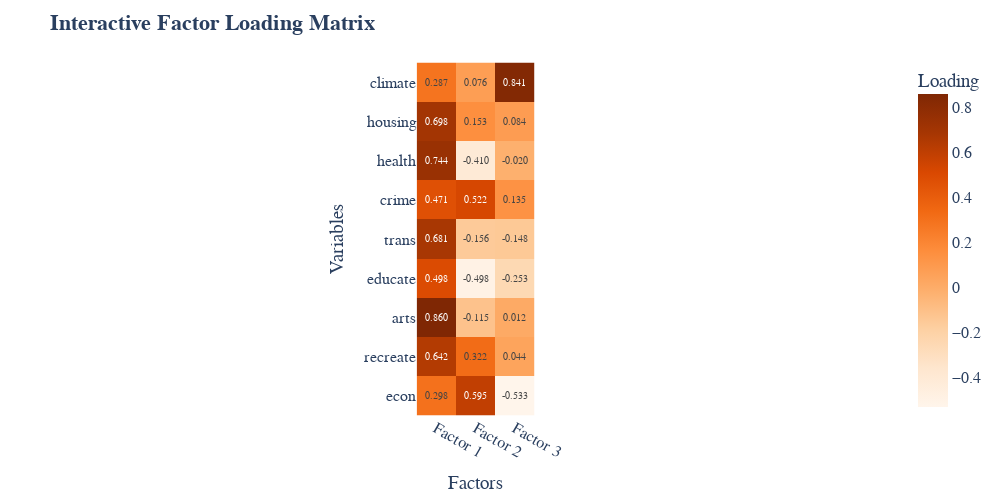

Notebook code cell kept with this figure:
### Code cell
import plotly.express as px
import pandas as pd

# lmatrix = pd.DataFrame(...)  # As you already have

fig = px.imshow(
    lmatrix,
    x=lmatrix.columns,
    y=lmatrix.index,
    color_continuous_scale='Oranges',  # similar to 'autumn_r'
    labels=dict(x="Factors", y="Variables", color="Loading"),
    text_auto=".3f"
)

fig.update_layout(
    title="<b>Interactive Factor Loading Matrix</b>",
    xaxis_title="Factors",
    yaxis_title="Variables",
    coloraxis_colorbar=dict(title="Loading"),
    font=dict(family="Arial", size=16),
    width=1000,
    height=500,
    plot_bgcolor="#fff",
    paper_bgcolor="#fff",
    margin=dict(l=60, r=60, t=60, b=60)
)

fig.show()

### Figure 1 — Plotly figure (JSON) as saved in the notebook; plotly's stock layout.template omitted (floating-point values rounded to 4 significant figures)
{"data": [{"coloraxis": "coloraxis", "hovertemplate": "Factors: %{x}<br>Variables: %{y}<br>Loading: %{z}<extra></extra>", "name": "0", "texttemplate": "%{z:.3f}", "type": "heatmap", "x": ["Factor 1", "Factor 2", "Factor 3"], "xaxis": "x", "y": ["climate", "housing", "health", "crime", "trans", "educate", "arts", "recreate", "econ"], "yaxis": "y", "z": [[0.2868, 0.0756, 0.8408], [0.6981, 0.1534, 0.08371], [0.7444, -0.4096, -0.02048], [0.4705, 0.5223, 0.1351], [0.6808, -0.1559, -0.1483], [0.4982, -0.4983, -0.2535], [0.8605, -0.115, 0.01159], [0.6418, 0.3216, 0.04397], [0.2978, 0.5954, -0.5334]]}], "layout": {"coloraxis": {"colorbar": {"title": {"text": "Loading"}}, "colorscale": [[0, "rgb(255,245,235)"], [0.125, "rgb(254,230,206)"], [0.25, "rgb(253,208,162)"], [0.375, "rgb(253,174,107)"], [0.5, "rgb(253,141,60)"], [0.625, "rgb(241,105,19)"], [0.75, "rgb(217,72,1)"], [0.875, "rgb(166,54,3)"], [1, "rgb(127,39,4)"]]}, "font": {"family": "Arial", "size": 16}, "height": 500, "margin": {"b": 60, "l": 60, "r": 60, "t": 60}, "paper_bgcolor": "#fff", "plot_bgcolor": "#fff", "title": {"text": "<b>Interactive Factor Loading Matrix</b>"}, "width": 1000, "xaxis": {"anchor": "y", "autorange": true, "constrain": "domain", "domain": [0.4291, 0.5709], "range": [-0.5, 2.5], "scaleanchor": "y", "title": {"text": "Factors"}, "type": "category"}, "yaxis": {"anchor": "x", "autorange": true, "constrain": "domain", "domain": [0.004241, 0.9958], "range": [8.5, -0.5], "title": {"text": "Variables"}, "type": "category"}}}
